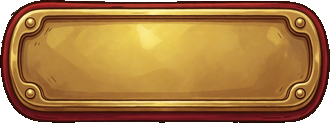
#> input picture assets/ui/boton_zarpar.png, 330 x 123 px
$ python -i ui2_prep.py   (imports and definitions only)
#> lines starting #> are read from the running program, lines starting #| are printed output that depends on the picture; after the words box and inside, x2 and y2 are one past the last pixel; in counts of white or black regions, pixels touching at a corner belong together
#> further down, picture is the input picture: PIL image 330x123 RGBA; mean R, G, B, A 154.3, 107.6, 52.3, 238.8
"""Prepara el SET DE INTERFAZ nuevo (estilo cartoon pirata) para assets/ui/.

Las fuentes las genera Ludo en _gen/ui2/. Este script hace lo mismo que
tools/ui_prep.gd pero en Python, porque aquí hacen falta dos cosas que allí no
existían: limpiar el interior del pergamino (las manchas oscuras que trae la
generacion se convierten en un churro al estirar el 9-slice) y derivar piezas
por espejo o por tinte en vez de volver a generarlas.

    python tools/ui2_prep.py
"""

import random
from collections import deque
from pathlib import Path

from PIL import (Image, ImageChops, ImageDraw, ImageEnhance, ImageFilter,
                 ImageFont, ImageOps)

RAW = Path("_gen/ui2")
OUT = Path("assets/ui")

# Alfa a partir del cual un pixel cuenta como sujeto al recortar. El mismo
# umbral alto de ui_prep.gd: por debajo entra la sombra difusa y el recorte se
# va varios pixeles, que en un 9-slice descoloca el marco.
ALPHA_CROP = 160


def load(name: str) -> Image.Image:
    return Image.open(RAW / f"{name}.webp").convert("RGBA")


# [183 lines left out: functions drop_white, fill_white_holes, keep_largest, drop_specks, crop_alpha, not called in this run]


def fit_width(img: Image.Image, w: int) -> Image.Image:
    h = round(img.height * w / img.width)
    return img.resize((w, h), Image.LANCZOS)


def save(img: Image.Image, name: str) -> None:
    img.save(OUT / f"{name}.png")
    print(f"{name:22s} {img.width}x{img.height}")


def fit_height(img: Image.Image, h: int) -> Image.Image:
    w = round(img.width * h / img.height)
    return img.resize((w, h), Image.LANCZOS)


# [83 lines left out: functions solidify, build_panel, build_button, build_stars, not called in this run]


def build_coin() -> None:
    save(fit_width(crop_alpha(keep_largest(drop_white(load("moneda_3"))), 2), 128), "moneda")


# [4 lines left out: function build_arrows, not called in this run]


def build_slot() -> None:
    save(fit_width(crop_alpha(load("slot_3")), 128), "slot")


def build_ribbon() -> None:
    save(fit_width(crop_alpha(load("cinta_2")), 512), "cinta_titulo")


# ------------------------------------------------- botones con icono propio

## Altura EXACTA a la que el juego dibuja los botones con icono incrustado.
## No es un capricho: los margenes 9-slice son TEXELES que Godot dibuja 1:1, asi
## que la unica forma de que la flecha (o el aspa) no salga aplastada es que la
## textura mida de alto justo lo que el boton. Por eso van con margen vertical
## CERO y se exportan ya a esta altura.
ICON_BTN_H = 64


# [34 lines left out: functions build_icon_buttons, build_zarpar, build_nameplate, build_board, not called in this run]


# ------------------------------------------------------------ barra nitida

## Alto EXACTO de la barra de gesto del tablero (TapBar en level3d.tscn).
BAR_H = 24
## Supermuestreo al dibujarla: se dibuja a 8x y se reduce, que es lo que le da
## el borde limpio a una capsula tan baja.
BAR_SS = 8


# [51 lines left out: functions build_hud, build_bar, not called in this run]


# ------------------------------------------------------ deslizador de volumen

## Alto del canal del deslizador y lado del tirador, EN PIXELES FINALES. Los
## dos se dibujan a `BAR_SS` veces eso y se reducen al final: es lo mismo que
## se hace con la barra de progreso, y por el mismo motivo — una textura
## generada a otro tamano y estirada hasta aqui deforma los topes redondos.
SLIDER_H = 30
SLIDER_KNOB = 58


## Madera del juego, medida sobre la cara de `boton_madera.png` (el tono que
## mas se repite en su centro). El canal y el tirador salen de aqui para que el
## deslizador sea del mismo material que los botones y no una pieza de otro
## juego.
SLIDER_MADERA = (204, 126, 62)


# [217 lines left out: functions build_slider, derive_slider_knob, _pile, build_packs, not called in this run]


# --------------------------------------------- iconos de los potenciadores

# Lado al que se exportan. El cartel los dibuja a 104 px con
# STRETCH_KEEP_ASPECT_CENTERED, asi que lo que importa es el LADO LARGO: se
# ajusta ese y el corto cae donde caiga (los tres piratas de "Mas clientela"
# son mucho mas anchos que altos y con fit_width salian enanos de alto).
POWERUP_ICON_SIDE = 128

# Variante elegida de cada tanda de Ludo (se generaron dos de cada). Las
# descartadas se quedan en _gen/ui2/pot por si hay que volver sobre ellas.
POWERUPS = [
    ("pot_cinta_a", "pot_cinta"),
    ("pot_aroma_b", "pot_aroma"),
    ("pot_instantanea_a", "pot_instantanea"),
    ("pot_paciencia_a", "pot_paciencia"),
    ("pot_sin_esperas_a", "pot_sin_esperas"),
    ("pot_propinas_a", "pot_propinas"),
    ("pot_clientela_a", "pot_clientela"),
    ("pot_tiempo_muerto_a", "pot_tiempo_muerto"),
    ("pot_almacen_b", "pot_almacen"),
    ("pot_doble_a", "pot_doble"),
    ("pot_reloj_a", "pot_reloj"),
    # Potenciadores de hastío/variedad.
    ("pot_variedad_a", "pot_variedad"),
    ("pot_sobremesa_a", "pot_sobremesa"),
    ("pot_picoteo_a", "pot_picoteo"),
    ("pot_sin_basura_a", "pot_sin_basura"),
    ("pot_doble_mult_a", "pot_doble_mult"),
    # Bonificadores PERMANENTES (perk_data), que hasta ahora reusaban iconos
    # de menu como provisionales.
    ("perk_limite_b", "perk_limite"),
    ("perk_barco_a", "perk_barco"),
]


# [28 lines left out: functions fit_max, build_powerups, not called in this run]


# ------------------------------------------------- iconos de coleccionable

# Se dibujan a 200 px como mucho: 100 en la vitrina y ~220 en la ficha y el
# anuncio (ahi un pelin ampliados, asumido: son dibujos limpios de Ludo).
COLLECTIBLE_ICON_SIDE = 200

COLLECTIBLES = [
    # Los cuatro de QUEDARSE SIN NADA (saco vacio, lingote roto, monedero
    # roto y botella de soja vacia): ver CollectibleData.SIN_NADA.
    "saco_vacio", "lingote_roto", "monedero_roto", "soja_vacia",
    "sombrero_paja", "bandera", "botella", "mapa_tesoro", "cartel_recompensa",
    "catalejo", "tricornio", "panuelo", "garfio", "parche", "canon", "ancla",
    "pistola", "espada", "brujula", "pluma_loro", "pluma_escribir", "barril",
    "tentaculo", "vela", "trifuerza", "hueso", "calavera", "pata_palo",
    "perla_negra", "bala_canon", "moneda_azteca", "naranja", "tirachinas",
    "sarten", "pendientes_espadachin", "grog", "mono_tres_cabezas",
    "lista_insultos", "semilla_dorada", "reloj_arena", "mascara_zora",
    "saco_cafe", "gafas_nerd", "tentaculo_purpura", "peluche_morsa",
    "foto_christine", "escudo_antiguo", "huevo_montana", "esfera_tesoro",
    "colgante_cielos", "caracol_telefono", "cuerno_reno", "violin_esqueleto",
    "sombrero_vaquero", "botella_cola", "batuta_viento", "botella_leche",
    "pollo_goma", "corazon_cofre", "marca_negra", "reloj_cocodrilo",
    "lata_espinacas", "maneki_neko", "daruma", "botella_sake",
    "escama_sirena", "cuchillo_maestro", "galon_oro", "tenedor",
    "maqueta_unicornio", "ojo_cobre", "delantal_chamuscado",
    "campana_servicio", "diente_kappa", "koinobori", "omamori",
    "palillos_madera", "palillos_plata", "palillos_oro", "tarro_ponyo",
    "tapones_cera", "huella_arena", "bidon_amarillo", "banana",
    "astrolabio_roto", "bitacora_roto", "botella_mensaje", "farol_aceite",
    "piedra_afilar", "plato_quemado", "rallador_tiburon", "extintor",
    "gorro_chef", "dorayaki_mordisco", "cuenco_ramen", "arpon",
    "casco_escafandra", "idolo_dorado", "farol_fantasma", "mascara_buceo",
    "sandalias_geta", "dado_hueso", "baraja_marcada", "anzuelo_maui",
    "cuerno_narval", "fosil_amonites", "peine_nacar", "calavera_alada",
    "esmeralda_caos", "espejo_mano", "cascabel_gato", "bota_vino",
    "estrella_mar_seca", "obolo_caronte", "tamatebako", "recetario",
    "lagrima_sirena", "diente_oro", "frasco_bruma", "tomo_prohibido",
    "cucharon_sin_fondo", "figura_shachihoko",
]


# PATINA DE TIEMPO: ***APAGADA*** (el usuario la pidio y luego la retiro,
# 19-8-2026). La funcion y su lista de excepciones se quedan AQUI, sin
# llamar desde `build_collectibles`, por si algun dia se quiere recuperar:
# volver a encenderla es una linea. El desgaste que se sigue viendo en
# muchos iconos es el que trae el PROPIO DIBUJO de Ludo (se pide en el
# prompt), no este filtro.
#
# Lo que hacia: los coleccionables llevan ANOS perdidos —en el fondo del
# mar, en un cofre, en la bodega de un naufragio— asi que no pueden verse
# recien comprados. `ensuciar` les pasa manchas de baja frecuencia, un punto de
# desaturacion y un tinte pardo. Se aplica al dibujo YA recortado y NO toca el
# alfa, asi que el recorte del 9-slice ni se entera.
#
# Quedan FUERA (NO_ENSUCIAR) tres familias: lo que el juego describe como
# reluciente o magico (el oro sagrado, las gemas), lo que se acaba de GANAR
# —un trofeo recien entregado no esta sucio— y la COMIDA, que se sirve fresca.
# Y los que YA nacen sucios o rotos por su propio dibujo, para no ensuciarlos
# dos veces.
## Iconos con un HUECO real en medio (ver `fill_white_holes`).
CON_HUECO = {"cucharon_sin_fondo"}

NO_ENSUCIAR = {
    # Oro y magia.
    "trifuerza", "semilla_dorada", "colgante_cielos", "esfera_tesoro",
    "corazon_cofre", "perla_negra", "escama_sirena", "moneda_azteca",
    # Trofeos recien ganados.
    "palillos_madera", "palillos_plata", "palillos_oro", "galon_oro",
    "cuchillo_maestro", "campana_servicio", "diente_kappa", "bandera",
    # Comida y bebida.
    "banana", "naranja", "dorayaki_mordisco", "cuenco_ramen", "grog",
    "botella_leche", "botella_sake", "saco_cafe", "tarro_ponyo",
    # Peluches y dibujos que ya nacen sucios, rotos o quemados.
    "tentaculo_purpura", "peluche_morsa", "mono_tres_cabezas", "maneki_neko",
    "plato_quemado", "delantal_chamuscado", "piedra_afilar", "gafas_nerd",
    "astrolabio_roto", "bitacora_roto", "sandalias_geta", "dado_hueso",
    "baraja_marcada", "extintor", "gorro_chef", "arpon", "casco_escafandra",
    "farol_fantasma", "mascara_buceo", "idolo_dorado", "rallador_tiburon",
    "espejo_mano", "estrella_mar_seca", "obolo_caronte", "cuerno_narval",
    "peine_nacar", "bota_vino", "cascabel_gato", "calavera_alada",
    "fosil_amonites", "anzuelo_maui", "esmeralda_caos", "lagrima_sirena",
    "tomo_prohibido", "frasco_bruma", "cucharon_sin_fondo", "tamatebako",
    "recetario", "diente_oro", "figura_shachihoko",
}


# [164 lines left out: functions ensuciar, build_collectibles, build_bubble, build_bocadillo_barco, build_ic_barco, build_pot_carta, not called in this run]


# Paleta del set (madera oscura de contorno, oro de acento, crema).
CREMA = (246, 231, 198, 255)
POT_MADERA = (92, 58, 28, 255)
POT_MADERA_BORDE = (52, 31, 13, 255)
POT_ORO_OSCURO = (150, 104, 26, 255)
POT_SOMBRA = (206, 184, 146, 255)
BADGE_BORDE = (74, 46, 20, 255)
BADGE_ORO = (242, 193, 78, 255)
BADGE_BRILLO = (255, 226, 145, 255)
BADGE_TEXTO = (74, 46, 20, 255)


# [136 lines left out: functions build_perk_square, tile_horizontal, build_pecera, build_vitrina, build_mult_badges, not called in this run]


# ------------------------------------------------------------ bonus diario

## Lado del cofre exportado. Sobre el mapa se dibuja a ~96 px, asi que 160 deja
## margen para el bote de la animacion sin que se vea borroso.
DAILY_CHEST = 160

## Ancho del mapa exportado. Dentro del panel se dibuja a 520.
DAILY_MAP_W = 560

## Tinta con la que se redibujan los cofres del mapa: el marron del trazo del
## propio pergamino, no un gris.
DAILY_INK = (94, 62, 36)


def inkify(img: Image.Image, oscuro: int = 70, corte: int = 150,
           gamma: float = 0.8) -> Image.Image:
    """Un sprite a COLOR -> el mismo dibujo A PLUMA, para el mapa del tesoro.

    Los cofres de los otros dias tienen que leerse como parte del mapa ("sin
    color realmente"), pero NO pueden ser un dibujo distinto: si el cofre de
    hoy tuviera otra silueta que los de al lado, encenderse pareceria cambiar
    de objeto. Por eso se derivan del cofre de color en vez de generarse
    aparte, igual que ic_mano_der sale de espejar ic_mano_izq.

    La rampa es de DOS PUNTOS y no proporcional a la luminosidad: mas oscuro
    que `oscuro` es trazo a plena tinta, mas claro que `corte` no existe, y en
    medio se degrada. Con una rampa proporcional (el primer intento) la madera
    de en medio se quedaba como una mancha semitransparente y el cofre salia
    gris lavado en vez de dibujado a pluma: hay que TIRAR los tonos medios,
    no atenuarlos.
    """
#> called with oscuro = 70, corte = 150, gamma = 0.8
    r, g, b, a = img.split()
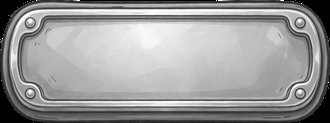
#> r: PIL image 330x123 L; min 0, max 255, mean 154.3
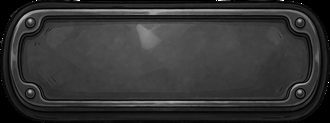
#> b: PIL image 330x123 L; min 0, max 255, mean 52.3
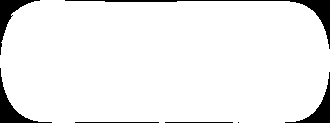
#> a: PIL image 330x123 L; 93.7% white; 7 black regions (1 under 20 px), largest, box (x1, y1, x2, y2) and area: (65, 0, 330, 49) 829, (0, 68, 52, 123) 570, (0, 0, 40, 55) 518, (285, 72, 330, 123) 502, (75, 122, 159, 123) 84, (165, 122, 233, 123) 68
    lum = Image.merge("RGB", (r, g, b)).convert("L")
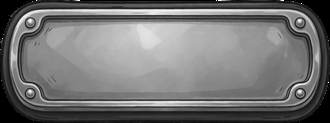
#> lum: PIL image 330x123 L; min 0, max 255, mean 115.3
    tabla = []
    for v in range(256):
        if v <= oscuro:
            t = 1.0
        elif v >= corte:
            t = 0.0
        else:
            t = (corte - v) / float(corte - oscuro)
        tabla.append(max(0, min(255, int((t ** gamma) * 255))))
    tinta = ImageChops.multiply(lum.point(tabla), a)
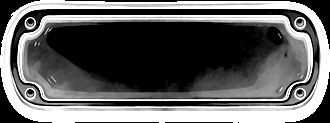
#> tinta: PIL image 330x123 L; min 0, max 255, mean 97.8
    hoja = Image.new("RGBA", img.size, DAILY_INK + (255,))
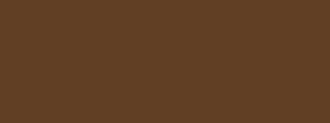
#> hoja: PIL image 330x123 RGBA; mean R, G, B, A 94, 62, 36, 255
    hoja.putalpha(tinta)
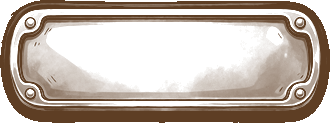
#> hoja: PIL image 330x123 RGBA; mean R, G, B, A 94, 62, 36, 97.8; transparent parts drawn white
    return hoja


# [18 lines left out: function build_daily, not called in this run]


# ------------------------------------------------- cartel de recompensa

## Ancho al que se exporta el cartel. Dentro del panel se dibuja a ~592.
WANTED_W = 600


# [32 lines left out: function build_wanted, not called in this run]


# ------------------------------------------------- submenu del menu principal

## Alto al que se DIBUJA la barra del submenu (regla de los botones con icono:
## la textura se exporta a la altura exacta de dibujo y va con margen vertical
## CERO, porque los margenes 9-slice son texeles 1:1).
SUBMENU_BAR_H = 148


# [14 lines left out: function build_submenu, not called in this run]


SKILL_ICONS = [
    "fuego_constante", "pulso_firme", "corte_maestro", "manos_ligeras",
    "golpe_vista", "buen_anfitrion", "buen_precio", "mano_suelta",
    "buena_cara", "fama", "cocina_abundante", "buena_mano",
    "segunda_vuelta", "golpe_suerte", "paladar_generoso",
]


# [134 lines left out: functions build_skills, derive_minus_button, drop_color, not called in this run]


## Alto al que se DIBUJAN los botones de modo (los pergaminos): la textura se
## exporta a este alto exacto y va con margen vertical CERO, la regla de los
## botones con icono.
MODE_BTN_H = 96


## El multiplicador que se dibuja DENTRO de la moneda del "Paladar de capitan".
## Es un EJEMPLO, no el tope real (que va de x5 a x10 segun el nivel): lo que
## tiene que decir el icono es "esto sube el multiplicador", y una cifra
## concreta lo dice y un arco de flecha sobre una moneda vacia no.
PALADAR_MULT = "x6"


## Ancho al que se exporta la placa de tarjeta de Bonificadores. Se dibuja a
## 584 en pantalla, asi que casi 1:1; el margen 9-slice se MIDE sobre el PNG
## exportado (ver `perks_screen.CARTA_MARGIN`).
CARTA_PERK_W = 440


# [231 lines left out: functions derive_confirm_buttons, build_perk_screen, _vaciar_centro, build_perk_icons, _sellar_mult, not called in this run]


## CHAPA DE "MEJORAR", el boton de subir de nivel un bonificador. Se exporta a
## 300 de ancho: a esa escala su marco de madera y los galones de los extremos
## caben en 54 texeles, que es el margen 9-slice que los deja enteros. El
## margen NO es libre (ver PANEL_MARGIN): por debajo del grosor del marco, la
## madera sobrante cae en la banda que se estira y se derrama hacia dentro.
UPGRADE_BTN_W = 300


# [53 lines left out: functions build_upgrade_button, build_menu_panel, not called in this run]


# ------------------------------------------------- minijuego de pesca

# Los iconos del ALBUM de pesca (fish_*.png, uno por pez de FishData) y la
# cana del pergamino "Pesca" del menu (ic_pesca). Mismo criterio que
# build_collectibles: sin `solidify` (no son 9-slice) y con `drop_specks` en
# vez de `keep_largest` (la medusa y el pez remo llevan piezas finas y la cana
# un flotador colgando que la isla mayor podria comerse).
FISH_ICON_SIDE = 200

# Los 100 del catalogo, en el MISMO orden que FishData.FISH.
FISH = [
    "sardina", "anchoa", "boqueron", "arenque", "caballa", "jurel",
    "salmonete", "palometa", "sargo", "lisa", "gallo", "bacaladilla",
    "bacalao", "abadejo", "platija", "ayu", "pejesapo", "remora",
    "pez_cirujano", "pez_mariposa", "pez_payaso", "cangrejo", "estrella_mar",
    "caracola", "erizo_mar", "medusa", "botella_rota", "rueda", "bota",
    "mata_wakame", "gamba_real", "salmon", "atun",
    "dorada", "lubina", "besugo", "lenguado", "rodaballo", "merluza",
    "rape", "congrio", "morena", "calamar", "sepia", "pulpo",
    "pirana", "carpa_koi", "lampuga", "pargo_rojo", "pez_volador",
    "pez_balon", "pez_erizo", "pez_loro", "pez_ballesta", "pez_angel",
    "pez_cofre", "raya", "caballito_mar", "bogavante", "langosta",
    "tortuga", "amia_calva", "barbo_oloroso", "pez_rana_pintado",
    "pez_ojo_celestial", "jikin", "oranda", "pez_lapa", "anguila",
    "pez_espada", "mero", "corvina", "tiburon", "tiburon_martillo",
    "tiburon_tigre", "barracuda", "pez_luna", "mantarraya", "pez_leon",
    "pez_napoleon", "pez_sierra", "pez_cabeza_transparente", "pez_vibora",
    "nautilus", "arowana", "siluro", "bata_bata", "froggy",
    "atun_rojo", "atun_amarillo", "fugu", "salmon_real",
    "pez_lanza", "pez_vela", "pez_remo", "calamar_gigante", "celacanto",
    "tiburon_ballena", "caballito_dorado", "koi_dorado",
]


# [38 lines left out: function build_fishing, not called in this run]


# [28 lines not run here, left out]


# --------------------------------- calavera del contador y chapa de bonificador

## --- EL MAPA DE AVENTURA: su panel, su barra y el mapa del tesoro ---
## El panel de la ficha se exporta a 340 de ancho: ahi su marco de cuerda mide
## unos 46 texeles, que es el margen 9-slice que la deja entera. El de la barra
## sale de sus dos amarres de cuerda, que van en los extremos y NO se estiran.
FICHA_PANEL_W = 340
MAPA_BARRA_W = 620


# [46 lines left out: functions build_mapa_ui, build_perks_ui, not called in this run]

>>> from PIL import Image
>>> picture = Image.open('../assets/ui/boton_zarpar.png')
>>> result = inkify(picture)

$ run again, on assets/ui/col_perla_negra.png
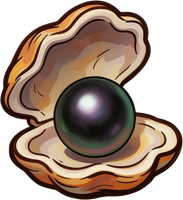
#> input picture assets/ui/col_perla_negra.png, 183 x 200 px
#> picture is the input picture: PIL image 183x200 RGBA; mean R, G, B, A 90.5, 69.6, 54.9, 173.1
#> in inkify, `tinta = ImageChops.multiply(lum.point(tabla), a)`:
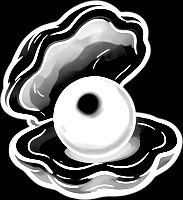
#> tinta: PIL image 183x200 L; min 0, max 255, mean 95.9
#> in inkify, `hoja.putalpha(tinta)`:
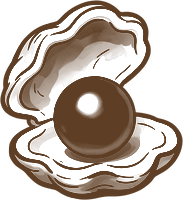
#> hoja: PIL image 183x200 RGBA; mean R, G, B, A 94, 62, 36, 95.9; transparent parts drawn white
